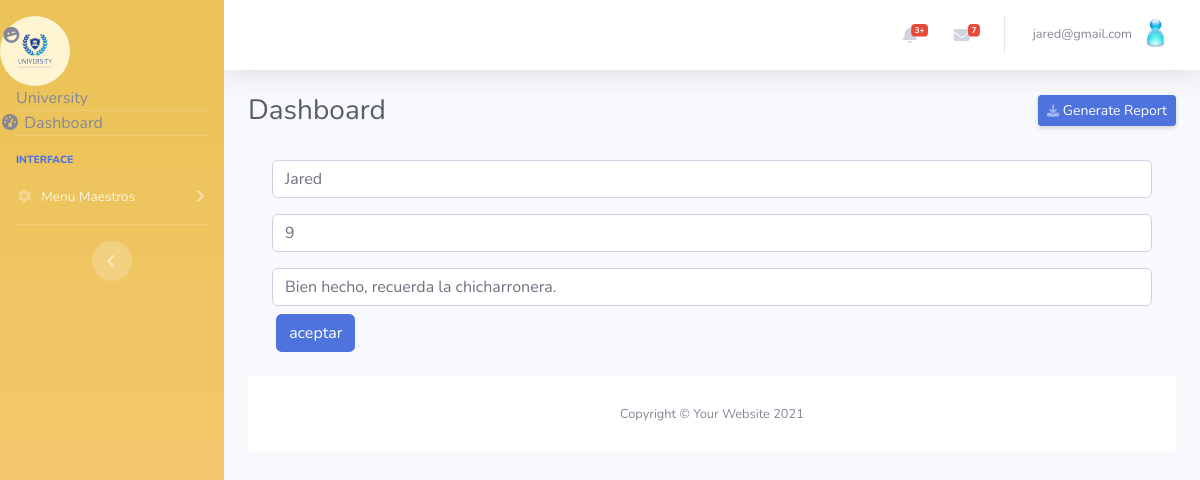
The page /modificarm.php?id=1 (signed in) on the database its author committed.
### tables this page shows
CREATE TABLE IF NOT EXISTS `calificacionesm` (
  `id` int NOT NULL AUTO_INCREMENT,
  `profesor` varchar(50) NOT NULL,
  `alumno` varchar(50) NOT NULL,
  `calificacion` double NOT NULL,
  `comentarios` varchar(300) NOT NULL,
  PRIMARY KEY (`id`)
);

### modificarm.php (the view, shortened to what this page needs)
<HTML>
<head>
<link rel="stylesheet" href="https://stackpath.bootstrapcdn.com/bootstrap/4.3.1/css/bootstrap.min.css">
<link href="vendor/fontawesome-free/css/all.min.css" rel="stylesheet" type="text/css">
<link href="style.css" rel="stylesheet">
</head>
<body id="page-top">
<div id="wrapper">
    <ul class="navbar-nav bg-gradient-primary sidebar sidebar-dark accordion" id="accordionSidebar">
            <div class="sidebar-brand-icon rotate-n-15">
                <i class="fas fa-laugh-wink"></i>
            </div>
            <img class="img-profile rounded-circle" src="0.jpg" width="70" height="70"/>
            <div class="sidebar-brand-text mx-3">University</div>
        <hr class="sidebar-divider my-0">
        <li class="nav-item active">
                <i class="fas fa-fw fa-tachometer-alt"></i>
                <span>Dashboard</span></a>
        </li>
        <hr class="sidebar-divider">
        <div class="sidebar-heading">
            Interface
        </div>
        <li class="nav-item">
            <a class="nav-link collapsed" href="#" data-toggle="collapse" data-target="#collapseTwo"
                aria-expanded="true" aria-controls="collapseTwo">
                <i class="fas fa-fw fa-cog"></i>
                <span>Menu Maestros</span>
            </a>
        </li>
        <hr class="sidebar-divider d-none d-md-block">
        <div class="text-center d-none d-md-inline">
            <button class="rounded-circle border-0" id="sidebarToggle"></button>
        </div>
    </ul>
    <div id="content-wrapper" class="d-flex flex-column">
        <div id="content">
            <nav class="navbar navbar-expand navbar-light bg-white topbar mb-4 static-top shadow">
                <ul class="navbar-nav ml-auto">
                    <li class="nav-item dropdown no-arrow mx-1">
                        <a class="nav-link dropdown-toggle" href="#" id="alertsDropdown" role="button"
                            data-toggle="dropdown" aria-haspopup="true" aria-expanded="false">
                            <i class="fas fa-bell fa-fw"></i>
                            <span class="badge badge-danger badge-counter">3+</span>
                        </a>
                    </li>
                    <li class="nav-item dropdown no-arrow mx-1">
                        <a class="nav-link dropdown-toggle" href="#" id="messagesDropdown" role="button"
                            data-toggle="dropdown" aria-haspopup="true" aria-expanded="false">
                            <i class="fas fa-envelope fa-fw"></i>
                            <span class="badge badge-danger badge-counter">7</span>
                        </a>
                    </li>
                    <li class="nav-item dropdown no-arrow">
                        <a class="nav-link dropdown-toggle" href="#" id="userDropdown" role="button"
                            data-toggle="dropdown" aria-haspopup="true" aria-expanded="false">
                            <span class="mr-2 d-none d-lg-inline text-gray-600 small"><?= $_SESSION['email']; ?></span>
                            <img class="img-profile rounded-circle"
                                src="perfil.jpg">
                        </a>
                    </li>
                </ul>
            </nav>
            <div class="container-fluid">
                <div class="d-sm-flex align-items-center justify-content-between mb-4">
                    <h1 class="h3 mb-0 text-gray-800">Dashboard</h1>
                    <a href="#" class="d-none d-sm-inline-block btn btn-sm btn-primary shadow-sm"> Generate Report</a>
                </div>
<div class="container">
        <?php
        include("conexion.php");
        $id = $_REQUEST[ 'id' ];
        $query = "SELECT * FROM calificacionesm WHERE id='$id' ";
        $resultado = $conexion->query($query);
        $row = $resultado->fetch_assoc();
        ?>
        <form action="procesomodm.php?id=<?php echo $row['id']; ?>" method="POST">
            <div class="form-group mx-sm3 mb-2">
                <input type="text" REQUIRED class="form-control" name="alumno" placeholder="Nombre" value='<?php echo $row['alumno']; ?>'/>
            </div>
            <div class="form-group mx-sm3 mb-2">
                <input type="text" REQUIRED class="form-control" name="calificacion" placeholder="calificacion" value='<?php echo $row['calificacion']; ?>'/>
            </div>
            <div class="form-group mx-sm3 mb-2">
                <input type="text" REQUIRED class="form-control" name="comentarios" placeholder="comentarios" value='<?php echo $row['comentarios']; ?>'/>
            </div>
            <input type="submit" class="btn btn-primary mb-2" value="aceptar" />
        </form>
    </div>
        <footer class="sticky-footer bg-white">
            <div class="container my-auto">
                <div class="copyright text-center my-auto">
                    <span>Copyright &copy; Your Website 2021</span>
                </div>
            </div>
        </footer>
    </div>
</div>
</body>
</HTML>

### rows shown on the page
calificacionesm: alumno "Jared", calificacion "9", comentarios "Bien hecho, recuerda la chicharronera."

### other values the page prints
$_SESSION['email'] "jared@gmail.com"
